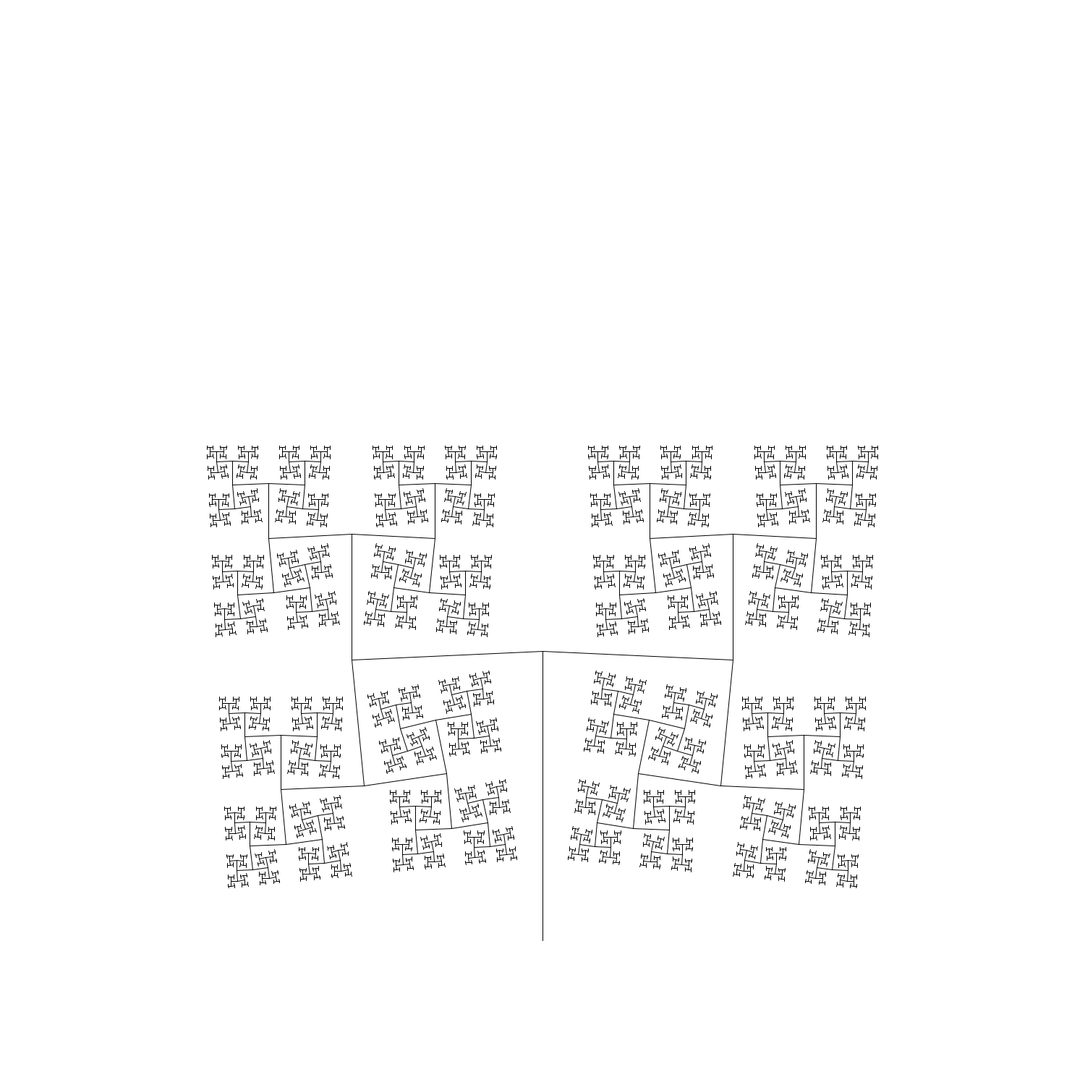
Frame 1 (no input)
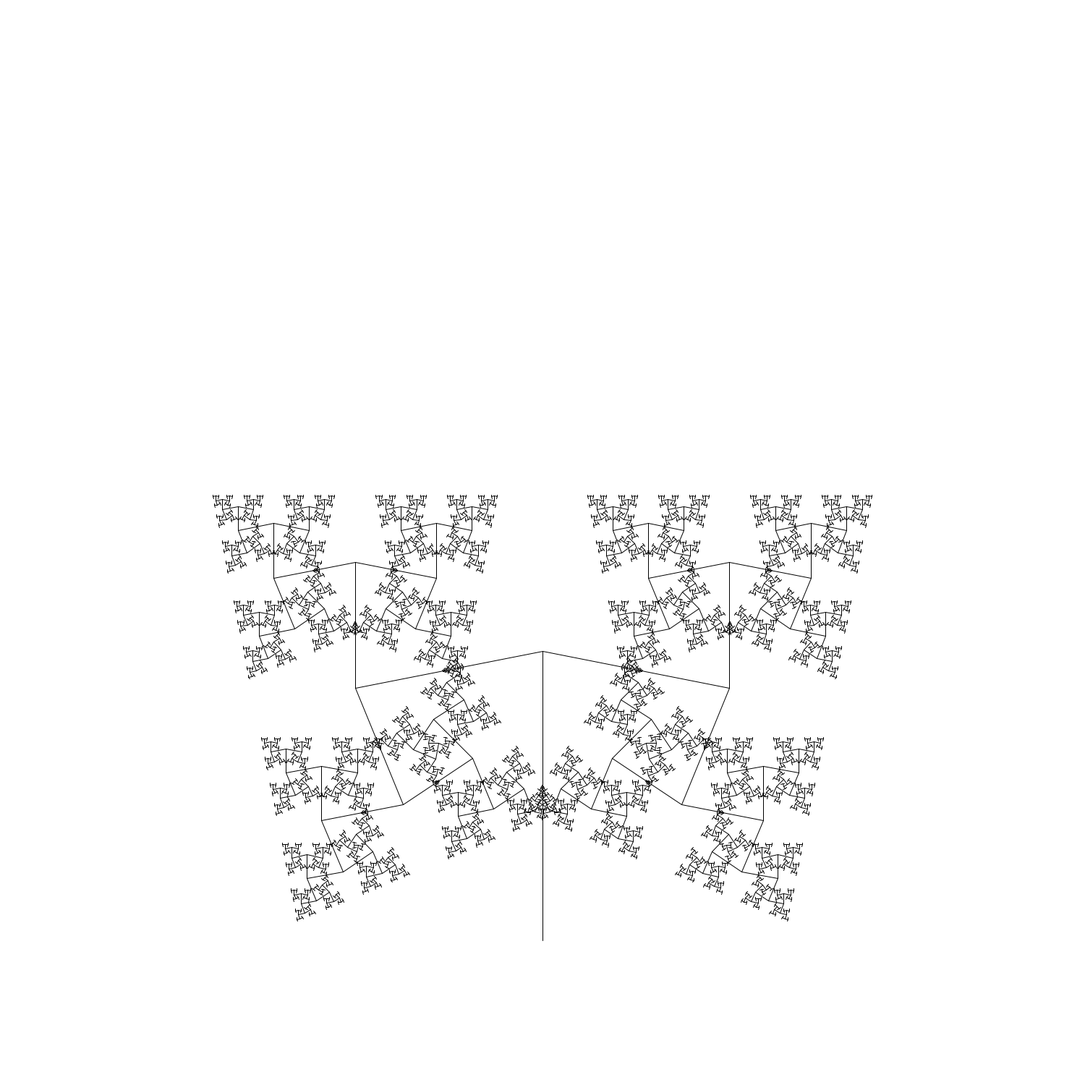
Frame 60 (the mouse pressed at the canvas centre just before this capture)
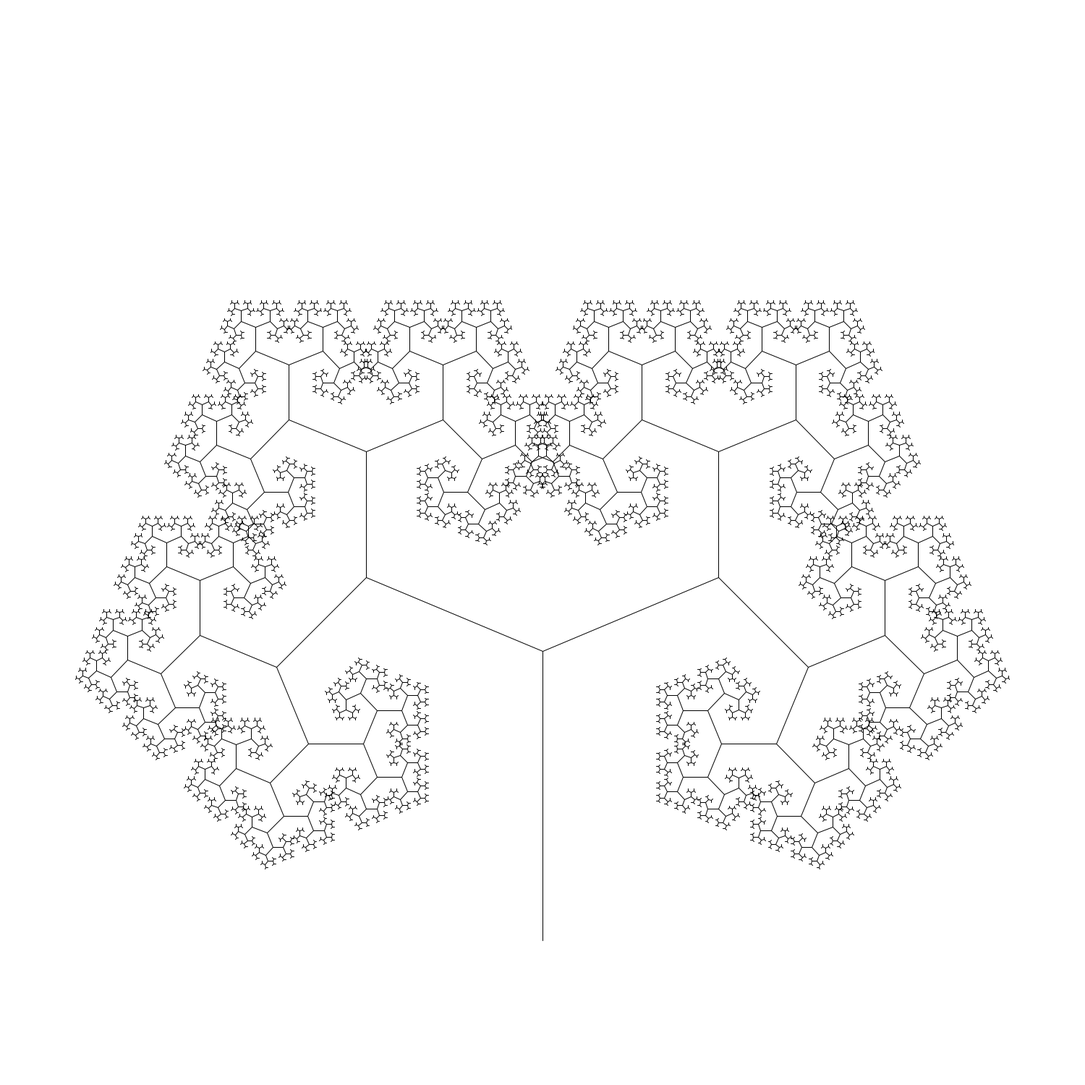
Frame 120 (the mouse held since frame 60 and released just before this capture)

The Processing sketch that drew these frames (run headless with seeded random() and noise(); from frame 60 on, the mouse is pressed at the canvas centre):

// Processing sketch: RecursiveTree
// ── RecursiveTree.pde
float theta = PI/2;
int xOffset = 750;
int yOffset = 1300;

void setup()
{
  background(255);
  size(1500, 1500);
}

void draw()
{
  background(255);
  theta += PI/64;
  translate(xOffset, yOffset);
  stroke(0);
  branch(400);
}

void branch(float length)
{
  line(0, 0, 0, -length);
  translate(0, -length);

  length *= 0.66;

  if (length > 2)
  {
    pushMatrix();
    rotate(theta);
    branch(length);
    popMatrix();

    pushMatrix();
    rotate(-theta);
    branch(length);
    popMatrix();
  }
}
